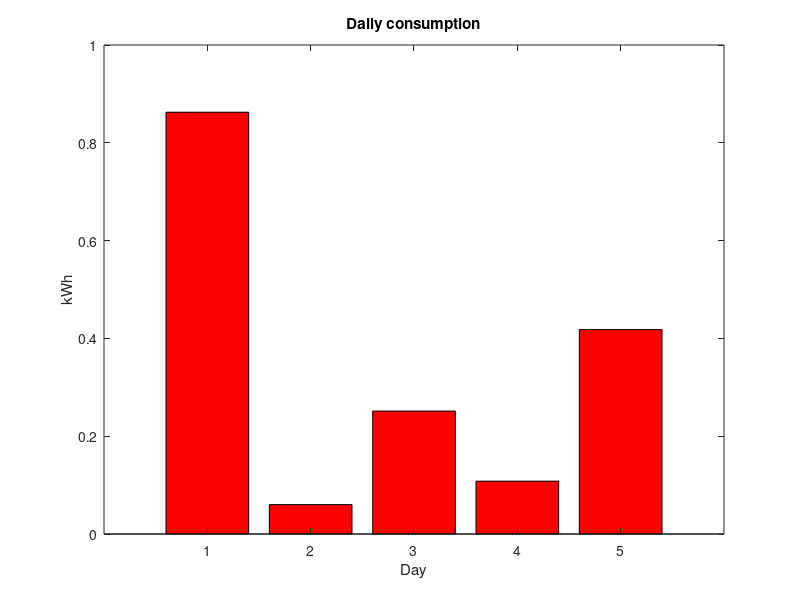
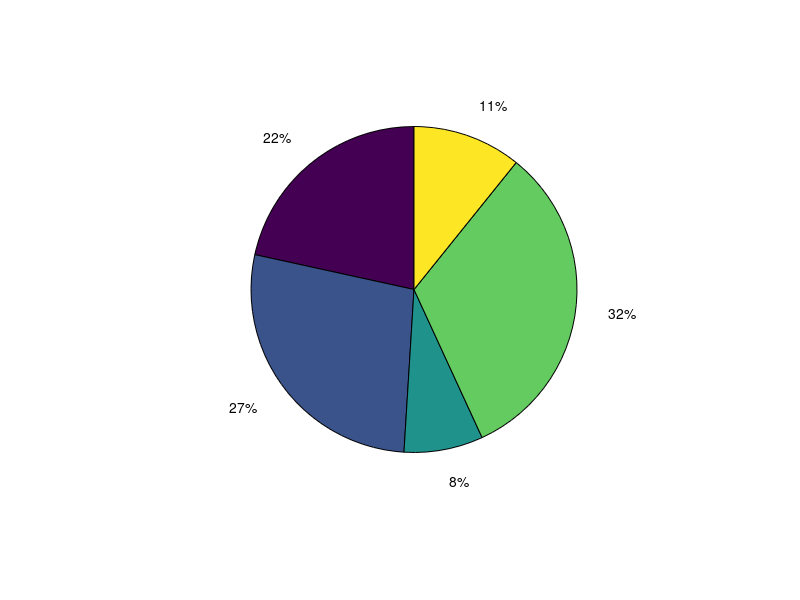
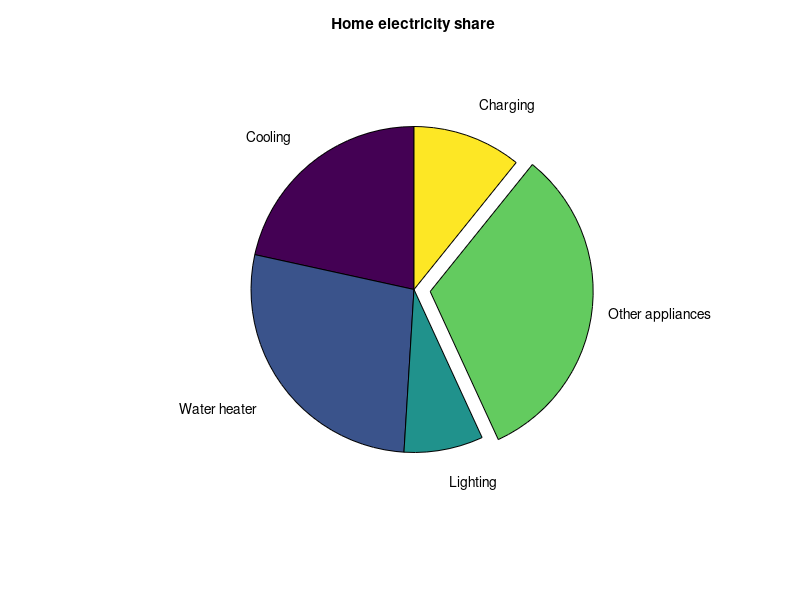

Source code (MATLAB) for these figures, in order:
% Q17 - Bar and pie charts
clc; clear; close all;
% a) bar chart
d = rand(1,5);
figure(1)
bar(d, 'r');
title('Daily consumption'); xlabel('Day'); ylabel('kWh');

% b) pie chart (values sum to 102, MATLAB normalizes them)
share = [22 28 8 33 11];
figure(2)
pie(share);

% c) explode largest slice (others) and add labels
labels = {'Cooling','Water heater','Lighting','Other appliances','Charging'};
explode = [0 0 0 1 0];
figure(3)
pie(share, explode, labels);
title('Home electricity share');
